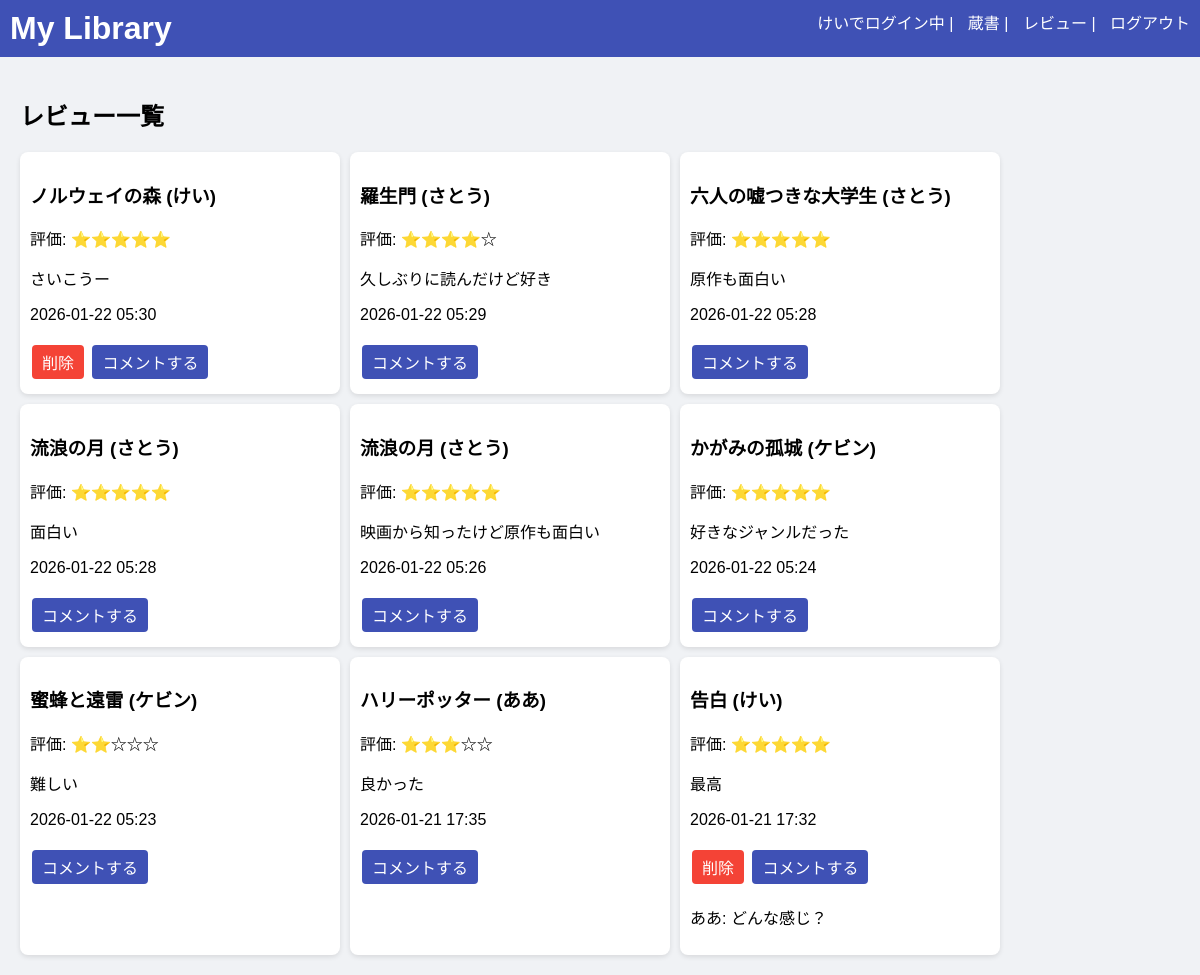
The app's page /reviews (signed in) with its own data.
### models.py (models this page shows)
class Review(db.Model):
    id = db.Column(db.Integer, primary_key=True)
    book_id = db.Column(db.Integer, db.ForeignKey('book.id'), nullable=False)
    user_id = db.Column(db.Integer, db.ForeignKey('user.id'), nullable=False)
    rating = db.Column(db.Integer)
    review_text = db.Column(db.Text)
    review_date = db.Column(db.DateTime, default=datetime.utcnow)
    comments = db.relationship('Comment', backref='review', lazy=True)

class Book(db.Model):
    id = db.Column(db.Integer, primary_key=True)
    title = db.Column(db.String(200), nullable=False)
    author = db.Column(db.String(100), nullable=False)
    genre = db.Column(db.String(50))
    status = db.Column(db.String(20))
    rating = db.Column(db.Integer, default=0)
    user_id = db.Column(db.Integer, db.ForeignKey('user.id'), nullable=False)
    reviews = db.relationship('Review', backref='book', lazy=True)

class User(db.Model):
    id = db.Column(db.Integer, primary_key=True)
    username = db.Column(db.String(80), unique=True, nullable=False)
    password = db.Column(db.String(200), nullable=False)
    books = db.relationship('Book', backref='user', lazy=True)
    reviews = db.relationship('Review', backref='user', lazy=True)
    comments = db.relationship('Comment', backref='user', lazy=True)

class Comment(db.Model):
    id = db.Column(db.Integer, primary_key=True)
    review_id = db.Column(db.Integer, db.ForeignKey('review.id'), nullable=False)
    user_id = db.Column(db.Integer, db.ForeignKey('user.id'), nullable=False)
    comment_text = db.Column(db.Text, nullable=False)
    comment_date = db.Column(db.DateTime, default=datetime.utcnow)

### app.py (the view)
@app.route('/reviews')
def reviews_page():
    if 'user_id' not in session:
        return redirect(url_for('login'))
    reviews = Review.query.order_by(Review.review_date.desc()).all()
    return render_template('reviews.html', reviews=reviews)

### templates/reviews.html (shortened to what this page needs)
{% extends "base.html" %}
{% block content %}
<h2>レビュー一覧</h2>
<div class="card-container">
{% for review in reviews %}
<div class="card">
    <h3>{{ review.book.title }} ({{ review.user.username }})</h3>
    <p>評価: {{ '⭐'*review.rating }}{{ '☆'*(5-review.rating) }}</p>
    <p>{{ review.review_text }}</p>
    <p>{{ review.review_date.strftime('%Y-%m-%d %H:%M') }}</p>
    {% if review.user_id == session.get('user_id') %}
        <a class="btn delete" href="{{ url_for('delete_review', review_id=review.id) }}" onclick="return confirm('レビューを削除しますか？')">削除</a>
    {% endif %}
    <a class="btn" href="{{ url_for('add_comment', review_id=review.id) }}">コメントする</a>
    <div class="comments">
        {% for comment in review.comments %}
        <p>{{ comment.user.username }}: {{ comment.comment_text }}
        </p>
        {% endfor %}
    </div>
</div>
{% endfor %}
</div>
{% endblock %}

### static/style.css (style rules this page uses)
body { font-family: Arial, sans-serif; margin: 0; padding: 0; background: #f0f2f5; }
.card-container { display: flex; flex-wrap: wrap; gap: 10px; }
.card { background: white; border-radius: 8px; padding: 10px; width: 300px; box-shadow: 0 2px 5px rgba(0,0,0,0.1); }
.btn { display: inline-block; padding: 5px 10px; margin: 5px 2px; background: #3f51b5; color: white; border-radius: 4px; text-decoration: none; }
.btn.delete { background: #f44336; }

### records on screen
Review: book "ノルウェイの森", user.username "けい", rating "⭐⭐⭐⭐⭐", review_text "さいこうー", review_date "2026-01-22 05:30"
Review: book "羅生門", user.username "さとう", rating "⭐⭐⭐⭐", rating "☆", review_text "久しぶりに読んだけど好き", review_date "2026-01-22 05:29"
Review: book "六人の嘘つきな大学生", user.username "さとう", rating "⭐⭐⭐⭐⭐", review_text "原作も面白い", review_date "2026-01-22 05:28"
Review: book "流浪の月", user.username "さとう", rating "⭐⭐⭐⭐⭐", review_text "面白い", review_date "2026-01-22 05:28"
Review: book "流浪の月", user.username "さとう", rating "⭐⭐⭐⭐⭐", review_text "映画から知ったけど原作も面白い", review_date "2026-01-22 05:26"
Review: book "かがみの孤城", user.username "ケビン", rating "⭐⭐⭐⭐⭐", review_text "好きなジャンルだった", review_date "2026-01-22 05:24"
Review: book "蜜蜂と遠雷", user.username "ケビン", rating "⭐⭐", rating "☆☆☆", review_text "難しい", review_date "2026-01-22 05:23"
Review: book "ハリーポッター", user.username "ああ", rating "⭐⭐⭐", rating "☆☆", review_text "良かった", review_date "2026-01-21 17:35"
Review: book "告白", user.username "けい", rating "⭐⭐⭐⭐⭐", review_text "最高", review_date "2026-01-21 17:32"
Comment: user.username "ああ", comment_text "どんな感じ？"

### other values on screen
{{ session['username'] }} "けい"
